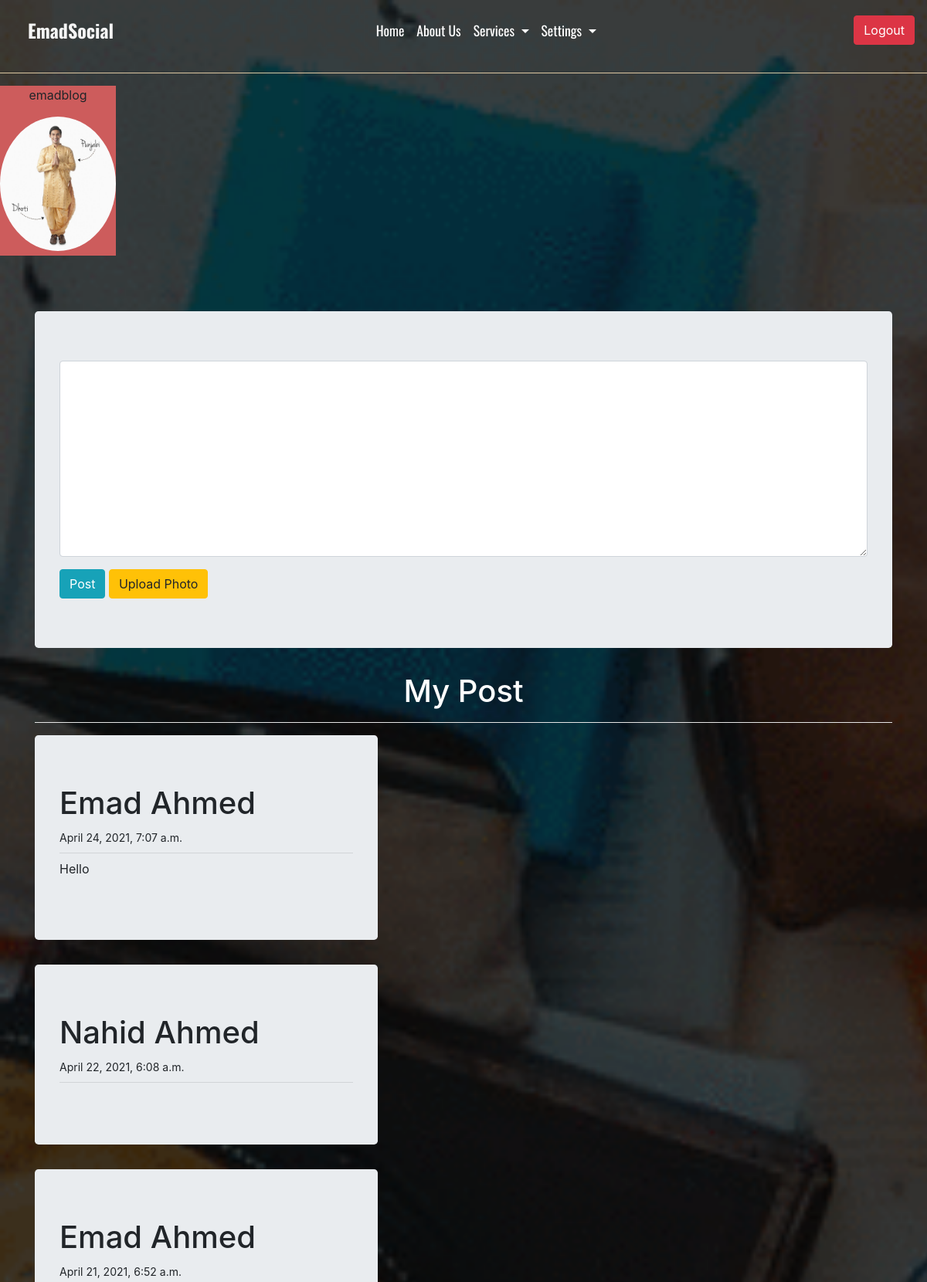
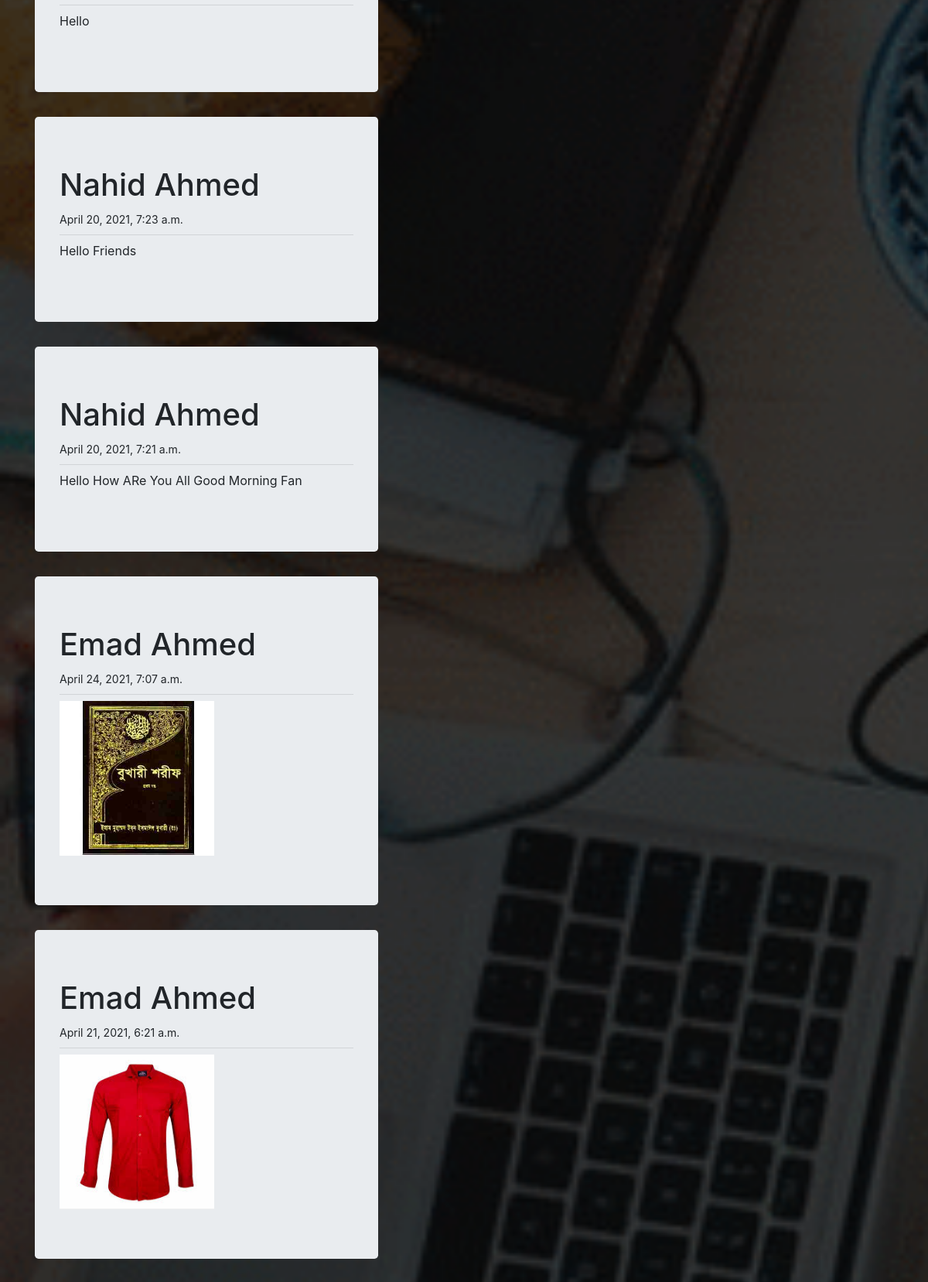
Screenshot of / (signed in, upper part) with the database file from the repository (2 pictures, top to bottom).
### myapp/models/profileupdate.py (models this page shows)
class Profile_Post(models.Model):
    myid = models.IntegerField(unique=True)
    image = models.ImageField(upload_to='profile/')

### myapp/models/user_post.py (models this page shows)
class Post_Info(models.Model):
    myuser = models.ForeignKey(User, on_delete=models.CASCADE)
    post = models.TextField()
    date = models.DateTimeField(auto_now_add=True)

### myapp/models/user_image.py (models this page shows)
class Image_Post(models.Model):
    myuser = models.ForeignKey(User, on_delete=models.CASCADE)
    title = models.CharField(max_length=122)
    image = models.ImageField(upload_to='images/')
    date = models.DateTimeField(auto_now_add=True)

### myapp/views/home.py (the view, shortened to what this page needs)
# urls.py: path('', HomeView.as_view(), name='home'),
class HomeView(View):
    def get(self, request):
        if request.user.is_authenticated:
            id = request.user.id
            myallpost = Post_Info.objects.all().order_by('-id')[:5]
            myallImage = Image_Post.objects.all().order_by('-id')[:5]
            try:
                myimage = Profile_Post.objects.get(myid=id)
            except:
                myimage = None
            return render(request, 'index.html', {'user': myallpost, 'userimage': myallImage, 'pimage': myimage})
        else:
            return HttpResponseRedirect('/login')

### myapp/templates/index.html (shortened to what this page needs)
{% extends 'base.html' %}
{% block content %}
{% load static %}
<link rel="stylesheet" href="{% static 'css/index.css' %}">
<div class="div1 mb-5 text-center">
    <p>{{request.user}}</p>
    <img src="{{pimage.image.url}}" alt="">
</div>
<div class="container">
    <div>
    </div>
    <div class="jumbotron ">
        <form action="" method="post">
            <div class="form-group text-center">
                <textarea name="mypost" class="form-control" id="exampleFormControlTextarea1" rows="10"
                    cols="10"></textarea>
            </div>
            <input type="submit" value="Post" class="btn btn-info">
            <a href="{% url 'upload' %}" class="btn btn-warning">Upload Photo</a>
        </form>
    </div>
</div>
<div class="container">
    <h1 class="text-center text-white">My Post</h1>
    <hr class="bg-white">
    {% for main in user %}
    <div class="jumbotron w-40 jumb1">
        <h1>{{main.myuser.first_name}} {{main.myuser.last_name}}</h1> <span> <small>{{main.date}}</small>
        </span>
        <hr class="my-2">
        <p>{{main.post}}</p>
    </div>
    {% endfor %}
    {% for main in userimage %}
    <div class="jumbotron w-40 jumb1">
        <h1>{{main.myuser.first_name}} {{main.myuser.last_name}}</h1> <span> <small>{{main.date}}</small>
        </span>
        <hr class="my-2">
        <img src="{{main.image.url}}" alt="" style="width: 200; height: 200px;">
    </div>
    {% endfor %}
</div>
{% endblock %}

### static/css/home.css (style rules this page uses)
body { background: url('../images/image2.gif'); background-size: cover; }
small { font-size: calc(12px + (15 - 12) * ((100vw - 360px) / (1600 - 360))) !important }

### static/css/index.css (style rules this page uses)
.jumb1 { width: 40%; }

### myapp/templates/index.html (style rules this page uses)
.div1 { background-color: indianred; height: 220px; width: 150px; }
.div1 img { width: 150px; object-fit: cover; border-radius: 50%; }

### rows the page displays
Profile_Post: image (picture)
Post_Info: myuser.first_name "Emad", myuser.last_name "Ahmed", date "April 24, 2021, 7:07 a.m.", post "Hello"
Post_Info: myuser.first_name "Nahid", myuser.last_name "Ahmed", date "April 22, 2021, 6:08 a.m."
Post_Info: myuser.first_name "Emad", myuser.last_name "Ahmed", date "April 21, 2021, 6:52 a.m.", post "Hello"
Post_Info: myuser.first_name "Nahid", myuser.last_name "Ahmed", date "April 20, 2021, 7:23 a.m.", post "Hello Friends"
Post_Info: myuser.first_name "Nahid", myuser.last_name "Ahmed", date "April 20, 2021, 7:21 a.m.", post "Hello How ARe You All Good Morning Fan"
Image_Post: myuser.first_name "Emad", myuser.last_name "Ahmed", date "April 24, 2021, 7:07 a.m.", image (picture)
Image_Post: myuser.first_name "Emad", myuser.last_name "Ahmed", date "April 21, 2021, 6:21 a.m.", image (picture)

### other values shown
{{ request.user }} "emadblog"
